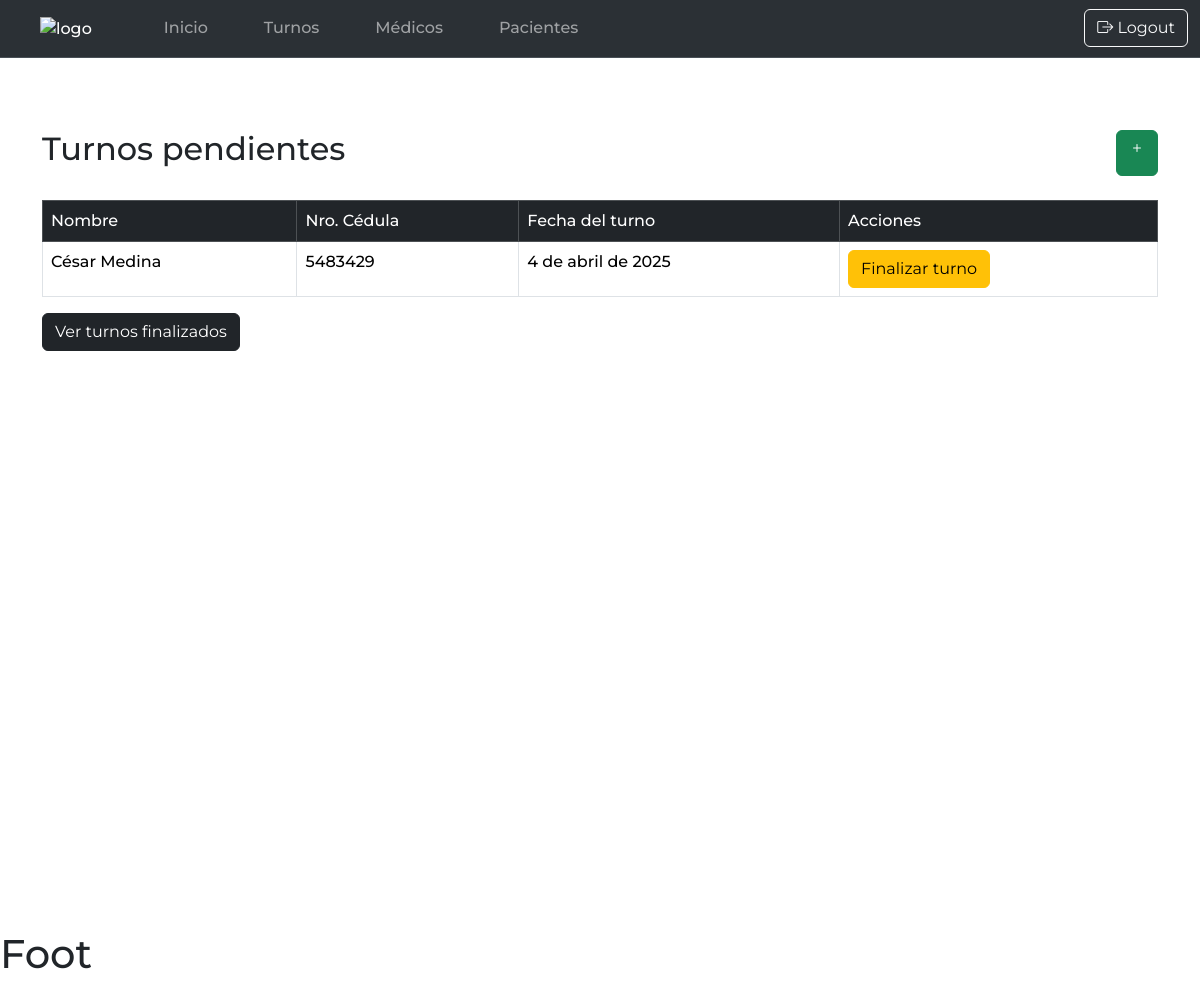
Screenshot of /turnos/turnos/ (signed in) with the database file from the repository.
### turnosApp/models.py (models this page shows, shortened)
class Turno(models.Model):
    paciente = models.ForeignKey(Paciente, on_delete=models.CASCADE)
    fecha_registro = models.DateTimeField(default=now, null=False)
    fecha_turno = models.DateField( null=False)
    status = models.IntegerField(null=False, default=0)
    medico = models.ForeignKey(Medico, on_delete=models.CASCADE)
    observaciones = models.TextField(null=True)

class Paciente(models.Model):
    nombre = models.CharField(max_length=100, null=False)
    ci = models.CharField(max_length=20, null=False)
    sexo = models.ForeignKey(Sexo, on_delete=models.CASCADE)
    conacto = models.CharField(max_length=100, null=False)
    tipo_contacto = models.BooleanField(default=False, null=False)
    ciudad = models.CharField(max_length=50, null=True)
    status = models.IntegerField(null=False, default=0)

### turnosApp/views.py (the view)
# urls.py: path('turnos/', views.turnosPendientesView, name='turnosList'),
@login_required
def turnosPendientesView(request):
    medico_actual = request.user.id
    turnosList = Turno.objects.all().filter(status = 0, medico_id = medico_actual ).order_by('fecha_turno')
    return render(request, 'turnosPendientes.html', {'turnos': turnosList})

### templates/turnosPendientes.html (shortened to what this page needs)
{% extends 'base.html' %}
{% block Body %}
    <div class="container mt-5" id="container-list">
        <div class="d-flex justify-content-between">
            <h2>Turnos pendientes</h2>
            <a class="btn btn-success" href="{% url 'nuevoTurno' %}">
                <i class="bi bi-plus"></i>
            </a>
        </div>
        <br>
        <table class="table table-bordered" >
            <thead class="table-dark">
                <tr>
                    <td>Nombre</td>
                    <td>Nro. Cédula</td>
                    <td>Fecha del turno</td>
                    <td>Acciones</td>
                </tr>
            </thead>
            <tbody>
                {% for turno in turnos %}
                    <tr>
                        <td>{{ turno.paciente.nombre }}</td>
                        <td>{{ turno.paciente.ci }}</td>
                        <td>{{ turno.fecha_turno }}</td>
                        <td>
                            <a class="btn btn-warning"
                               href="{% url 'finalizarTurno' turno.id %}"
                               onclick=" return confirm('¿Estás seguro de que quieres finalizar este turno?');"
                            >
                                Finalizar turno
                            </a>
                        </td>
                    </tr>
                {% endfor %}
            </tbody>
        </table>
        <a class="btn btn-dark" href="{% url 'turnosFinalizados' %}">Ver turnos finalizados</a>
    </div>
{% endblock %}

### static/css/styles.css (style rules this page uses)
* { font-family: "Montserrat", sans-serif; font-optical-sizing: auto; font-weight: 500; font-style: normal; }
#container-list { height: 100vh; }

### rows the page displays
Turno: paciente.nombre "César Medina", paciente.ci "5483429", fecha_turno "4 de abril de 2025"
